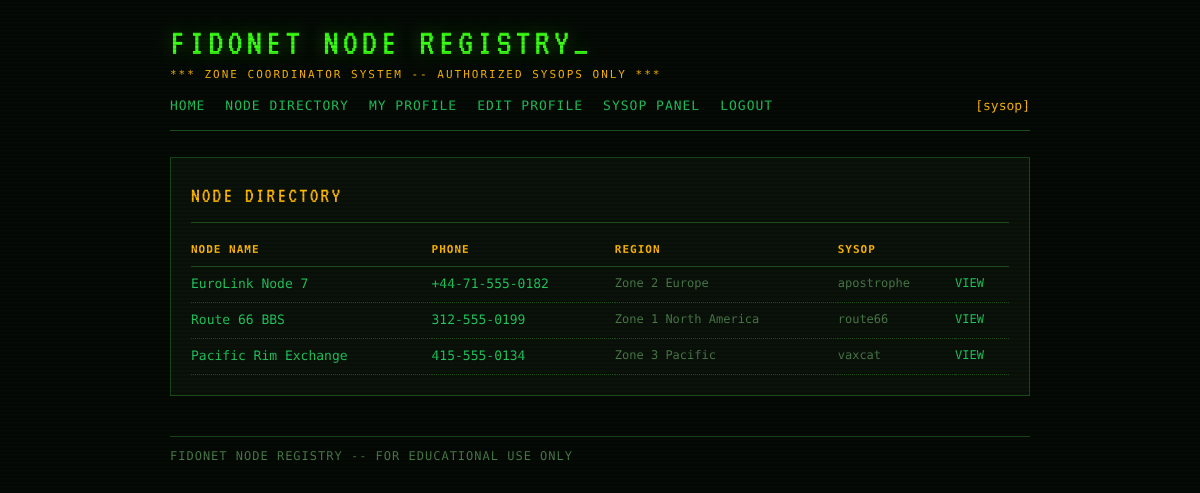
The page /directory (signed in) on the database its author committed.
### tables this page shows
CREATE TABLE nodes (
            id INTEGER PRIMARY KEY AUTOINCREMENT,
            name TEXT NOT NULL,
            phone TEXT,
            region TEXT,
            description TEXT,
            owner_id INTEGER NOT NULL
        );

CREATE TABLE users (
            id INTEGER PRIMARY KEY AUTOINCREMENT,
            username TEXT UNIQUE NOT NULL,
            password_hash TEXT NOT NULL,
            role TEXT NOT NULL DEFAULT 'user',
            region TEXT,
            joined INTEGER
        );

### app.py (the view)
@app.route('/directory')
def directory():
    current = get_current_user(request)
    all_nodes = node_repo.get_all()
    return render_template('directory.html', nodes=all_nodes, current_user=current)

### app.py (called while the page is built)
def get_current_user(req):
    token = req.cookies.get('bbs_token')
    if not token:
        return None
    return sessions.get(token)

    def fetchall(self, query, params=()):
        cursor = self._conn.cursor()
        cursor.execute(query, params)
        return cursor.fetchall()

    def get_all(self):
        return self._db.fetchall("""
            SELECT n.*, u.username AS owner_username
            FROM nodes n JOIN users u ON n.owner_id = u.id
            ORDER BY n.id
        """)

### templates/directory.html
{% extends "base.html" %}
{% block content %}
<div class="panel">
  <div class="panel-title">NODE DIRECTORY</div>
  {% if nodes %}
    <table class="data-table">
      <thead>
        <tr>
          <th>NODE NAME</th>
          <th>PHONE</th>
          <th>REGION</th>
          <th>SYSOP</th>
          <th></th>
        </tr>
      </thead>
      <tbody>
        {% for node in nodes %}
        <tr>
          <td class="name"><a href="{{ url_for('node_view', node_id=node.id) }}">{{ node.name }}</a></td>
          <td class="phone">{{ node.phone }}</td>
          <td class="meta">{{ node.region }}</td>
          <td class="meta">{{ node.owner_username }}</td>
          <td class="meta">
            {% if current_user %}
              <a href="{{ url_for('node_view', node_id=node.id) }}">VIEW</a>
            {% endif %}
          </td>
        </tr>
        {% endfor %}
      </tbody>
    </table>
  {% else %}
    <p style="color:var(--grey);">NO NODES REGISTERED.</p>
  {% endif %}
</div>
{% endblock %}

### static/css/style.css (style rules this page uses)
:root { --bg: #050a05; --bg-panel: #0a120a; --green: #39ff14; --green-dim: #1a7a0a; --green-mid: #22c55e; --amber: #ffb800; --red: #ff3c3c; --grey: #4a7a4a; --text: #c8f5c8; --border: #1a4a1a; --font-mono: 'Share Tech Mono', monospace; --font-vt: 'VT323', monospace; }
* { box-sizing: border-box; margin: 0; padding: 0; }
body { background: var(--bg); color: var(--text); font-family: var(--font-mono); font-size: 14px; line-height: 1.6; min-height: 100vh; }
body::before { content: ''; position: fixed; inset: 0; background: repeating-linear-gradient( 0deg, transparent, transparent 2px, rgba(0,0,0,0.12) 2px, rgba(0,0,0,0.12) 4px ); pointer-events: none; z-index: 9999; }
.panel { background: var(--bg-panel); border: 1px solid var(--border); padding: 20px; margin-bottom: 20px; }
.panel-title { font-family: var(--font-vt); font-size: 22px; color: var(--amber); letter-spacing: 2px; margin-bottom: 14px; border-bottom: 1px solid var(--border); padding-bottom: 8px; }
.data-table { width: 100%; border-collapse: collapse; font-size: 13px; }
.data-table th { text-align: left; color: var(--amber); font-size: 11px; letter-spacing: 1px; padding: 4px 8px 8px 0; border-bottom: 1px solid var(--border); }
.data-table td { padding: 7px 8px 7px 0; border-bottom: 1px dotted var(--border); vertical-align: top; }
.data-table td.name { color: var(--green); }
.data-table td.phone { color: var(--green-mid); }
.data-table td.meta { color: var(--grey); font-size: 12px; }
a { color: var(--green-mid); text-decoration: none; }

### rows shown on the page
nodes: name "EuroLink Node 7", phone "+44-71-555-0182", region "Zone 2 Europe", owner_username "apostrophe"
nodes: name "Route 66 BBS", phone "312-555-0199", region "Zone 1 North America", owner_username "route66"
nodes: name "Pacific Rim Exchange", phone "415-555-0134", region "Zone 3 Pacific", owner_username "vaxcat"

### other values the page prints
{{ current_user.username }} "sysop"
